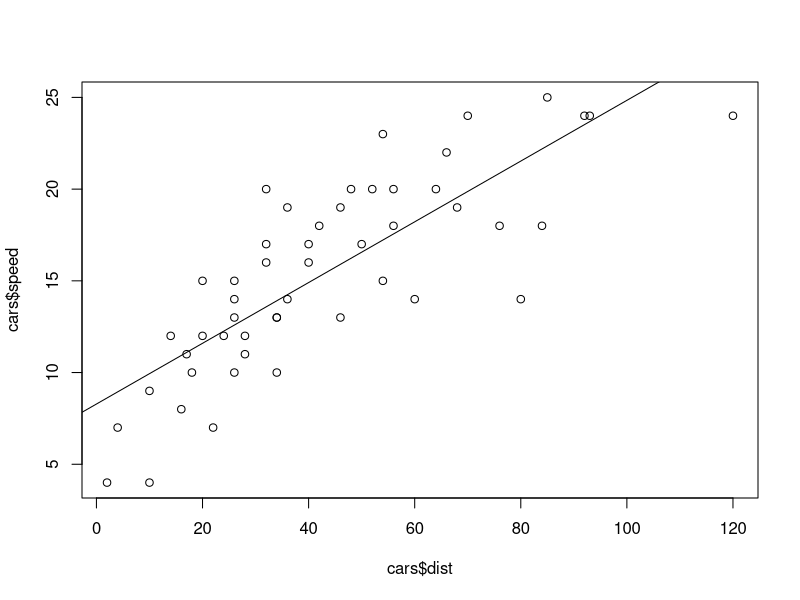
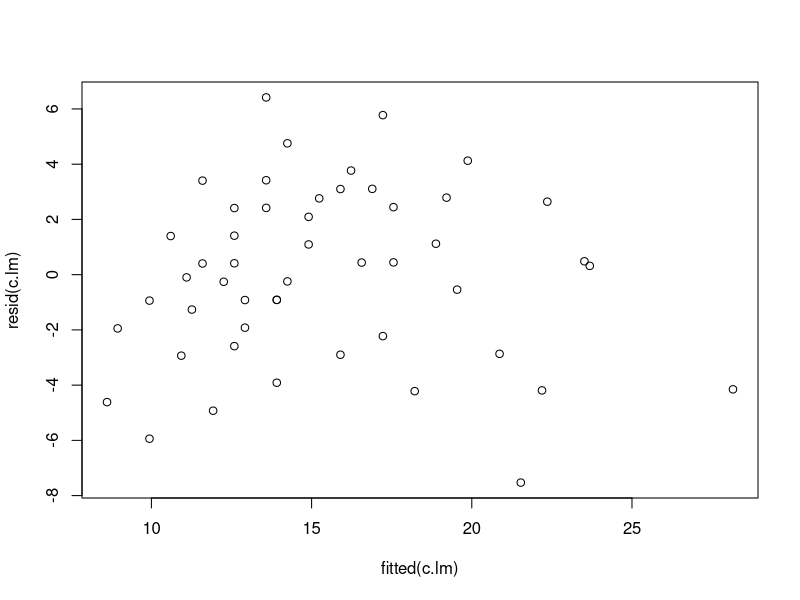
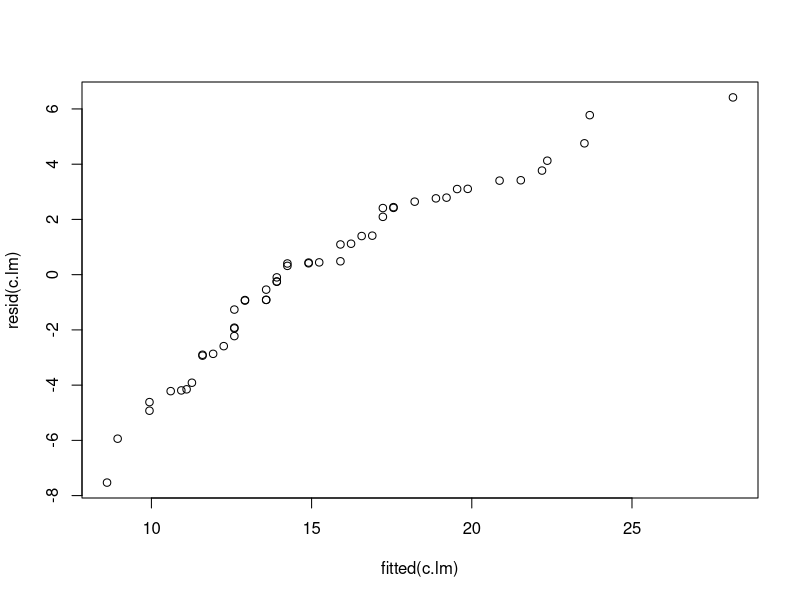

Recreate these plots in R, in order. (Note: this script raises an error after producing the figures.)
## ---- chunk 1
data("cars")

c.lm<-lm(cars$speed~cars$dist)

plot(cars$dist,cars$speed)
abline(c.lm)
summary(c.lm)

## ---- chunk 2
plot(fitted(c.lm),resid(c.lm))
qqplot(fitted(c.lm),resid(c.lm))
qqline(fitted(c.lm),resid(c.lm))
